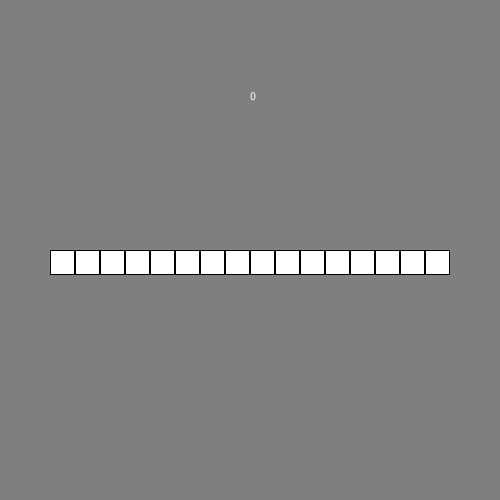
Frame 1 (no input)
Frame 60 (the mouse pressed at the canvas centre just before this capture): identical to frame 1, image omitted
Frame 120 (the mouse held since frame 60 and released just before this capture): identical to frame 1, image omitted

The Processing sketch that drew this single still picture (run headless with seeded random() and noise(); from frame 60 on, the mouse is pressed at the canvas centre):

// Processing sketch: BinaryConverter
// ── BinaryConverter.pde
void setup()
{
  size(500, 500);
  centX = width / 2;
  centY = height / 2;
  
  gap = 25;
  left = centX - (bytes.length * gap) / 2;
}

boolean[] bytes = new boolean[16];
int centX, centY;
float gap;
float left;

void draw()
{
  background(127);
  for (int i = 0 ; i < bytes.length ; i ++)
  {
    float x = left + (i * gap);
    float y = centY;
    if (bytes[i])
    {
      fill(0);
    }
    else
    {
      fill(255);
    }
    rect(x,y, gap - 1, gap - 1);
  }
  
  int number = binaryToDecimal(bytes);
  fill(255);
  text(number, centX, 100);
}

int binaryToDecimal(boolean[] bytes)
{
  int ret = 0;
  
  for (int i = 0 ; i < bytes.length ; i ++)
  {
    ret += bytes[i] ? pow(2, i) : 0;
  }
  
  return ret;
}

void mousePressed()
{
  for (int i = 0 ; i < bytes.length ; i ++)
  {
    float x = left + (i * gap);
    float y = centY;
    
    if ((mouseX > x) && (mouseX < x + gap) && (mouseY > y) && (mouseY < y + gap))
    {
      bytes[i] = ! bytes[i];
    }  
  }
}
